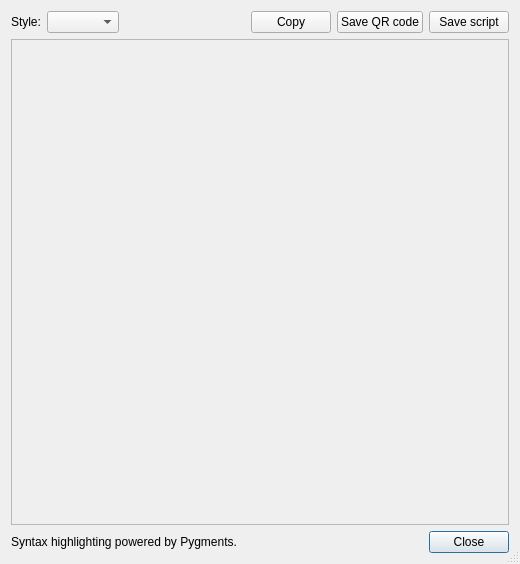
<?xml version="1.0" encoding="UTF-8"?>
<ui version="4.0">
 <class>Dialog</class>
 <widget class="QDialog" name="Dialog">
  <property name="enabled">
   <bool>true</bool>
  </property>
  <property name="geometry">
   <rect>
    <x>0</x>
    <y>0</y>
    <width>520</width>
    <height>564</height>
   </rect>
  </property>
  <property name="windowIcon">
   <iconset resource="../../icons.qrc">
    <normaloff>:/icons/script.png</normaloff>:/icons/script.png</iconset>
  </property>
  <property name="autoFillBackground">
   <bool>true</bool>
  </property>
  <property name="sizeGripEnabled">
   <bool>true</bool>
  </property>
  <property name="modal">
   <bool>true</bool>
  </property>
  <layout class="QVBoxLayout" name="verticalLayout">
   <item>
    <layout class="QHBoxLayout" name="horizontalLayout_2">
     <item>
      <widget class="QLabel" name="label_2">
       <property name="text">
        <string>Style:</string>
       </property>
      </widget>
     </item>
     <item>
      <widget class="QComboBox" name="style_option"/>
     </item>
     <item>
      <spacer name="horizontalSpacer">
       <property name="orientation">
        <enum>Qt::Horizontal</enum>
       </property>
       <property name="sizeHint" stdset="0">
        <size>
         <width>40</width>
         <height>20</height>
        </size>
       </property>
      </spacer>
     </item>
     <item>
      <widget class="QPushButton" name="copy">
       <property name="contextMenuPolicy">
        <enum>Qt::NoContextMenu</enum>
       </property>
       <property name="text">
        <string>Copy</string>
       </property>
       <property name="autoDefault">
        <bool>false</bool>
       </property>
      </widget>
     </item>
     <item>
      <widget class="QPushButton" name="save_qrcode">
       <property name="text">
        <string>Save QR code</string>
       </property>
       <property name="autoDefault">
        <bool>false</bool>
       </property>
      </widget>
     </item>
     <item>
      <widget class="QPushButton" name="save_script">
       <property name="text">
        <string>Save script</string>
       </property>
       <property name="autoDefault">
        <bool>false</bool>
       </property>
      </widget>
     </item>
    </layout>
   </item>
   <item>
    <widget class="QSplitter" name="main_splitter">
     <widget class="QScrollArea" name="scroll_area">
      <property name="widgetResizable">
       <bool>true</bool>
      </property>
      <widget class="QWidget" name="qrcode_widget">
       <property name="geometry">
        <rect>
         <x>0</x>
         <y>0</y>
         <width>500</width>
         <height>176</height>
        </rect>
       </property>
       <layout class="QVBoxLayout" name="verticalLayout_2">
        <item>
         <widget class="QLabel" name="qrcode_image">
          <property name="alignment">
           <set>Qt::AlignCenter</set>
          </property>
         </widget>
        </item>
       </layout>
      </widget>
     </widget>
    </widget>
   </item>
   <item>
    <layout class="QHBoxLayout" name="horizontalLayout">
     <item>
      <widget class="QLabel" name="label_3">
       <property name="text">
        <string>Syntax highlighting powered by Pygments.</string>
       </property>
      </widget>
     </item>
     <item>
      <spacer name="horizontalSpacer_2">
       <property name="orientation">
        <enum>Qt::Horizontal</enum>
       </property>
       <property name="sizeHint" stdset="0">
        <size>
         <width>40</width>
         <height>20</height>
        </size>
       </property>
      </spacer>
     </item>
     <item>
      <widget class="QDialogButtonBox" name="button_box">
       <property name="sizePolicy">
        <sizepolicy hsizetype="Fixed" vsizetype="Fixed">
         <horstretch>0</horstretch>
         <verstretch>0</verstretch>
        </sizepolicy>
       </property>
       <property name="whatsThis">
        <string>Click to exit</string>
       </property>
       <property name="orientation">
        <enum>Qt::Horizontal</enum>
       </property>
       <property name="standardButtons">
        <set>QDialogButtonBox::Close</set>
       </property>
      </widget>
     </item>
    </layout>
   </item>
  </layout>
 </widget>
 <resources>
  <include location="../../icons.qrc"/>
 </resources>
 <connections>
  <connection>
   <sender>button_box</sender>
   <signal>rejected()</signal>
   <receiver>Dialog</receiver>
   <slot>reject()</slot>
   <hints>
    <hint type="sourcelabel">
     <x>316</x>
     <y>260</y>
    </hint>
    <hint type="destinationlabel">
     <x>286</x>
     <y>274</y>
    </hint>
   </hints>
  </connection>
 </connections>
</ui>
